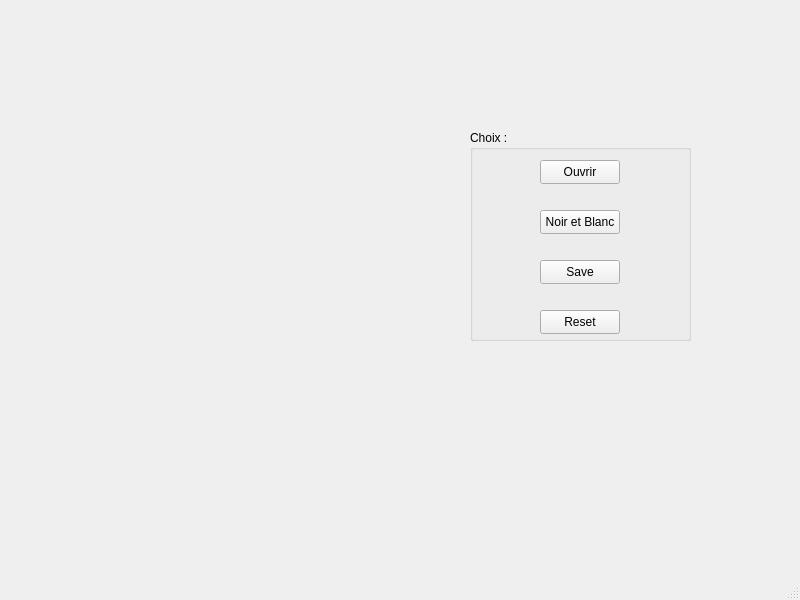
<?xml version="1.0" encoding="UTF-8"?>
<ui version="4.0">
 <class>MainWindow</class>
 <widget class="QMainWindow" name="MainWindow">
  <property name="geometry">
   <rect>
    <x>0</x>
    <y>0</y>
    <width>800</width>
    <height>600</height>
   </rect>
  </property>
  <property name="windowTitle">
   <string>MainWindow</string>
  </property>
  <widget class="QWidget" name="centralwidget">
   <widget class="QLabel" name="Label_image">
    <property name="geometry">
     <rect>
      <x>70</x>
      <y>100</y>
      <width>381</width>
      <height>391</height>
     </rect>
    </property>
    <property name="text">
     <string/>
    </property>
   </widget>
   <widget class="QGroupBox" name="groupBox">
    <property name="geometry">
     <rect>
      <x>470</x>
      <y>130</y>
      <width>221</width>
      <height>211</height>
     </rect>
    </property>
    <property name="title">
     <string>Choix :</string>
    </property>
    <widget class="QPushButton" name="Reset">
     <property name="geometry">
      <rect>
       <x>70</x>
       <y>180</y>
       <width>80</width>
       <height>24</height>
      </rect>
     </property>
     <property name="text">
      <string>Reset</string>
     </property>
    </widget>
    <widget class="QPushButton" name="save">
     <property name="geometry">
      <rect>
       <x>70</x>
       <y>130</y>
       <width>80</width>
       <height>24</height>
      </rect>
     </property>
     <property name="text">
      <string>Save</string>
     </property>
    </widget>
    <widget class="QPushButton" name="Noir_Blanc">
     <property name="geometry">
      <rect>
       <x>70</x>
       <y>80</y>
       <width>80</width>
       <height>24</height>
      </rect>
     </property>
     <property name="text">
      <string>Noir et Blanc</string>
     </property>
    </widget>
    <widget class="QPushButton" name="ouvrir">
     <property name="geometry">
      <rect>
       <x>70</x>
       <y>30</y>
       <width>80</width>
       <height>24</height>
      </rect>
     </property>
     <property name="text">
      <string>Ouvrir</string>
     </property>
    </widget>
   </widget>
  </widget>
  <widget class="QMenuBar" name="menubar">
   <property name="geometry">
    <rect>
     <x>0</x>
     <y>0</y>
     <width>800</width>
     <height>21</height>
    </rect>
   </property>
  </widget>
  <widget class="QStatusBar" name="statusbar"/>
 </widget>
 <resources/>
 <connections/>
</ui>
